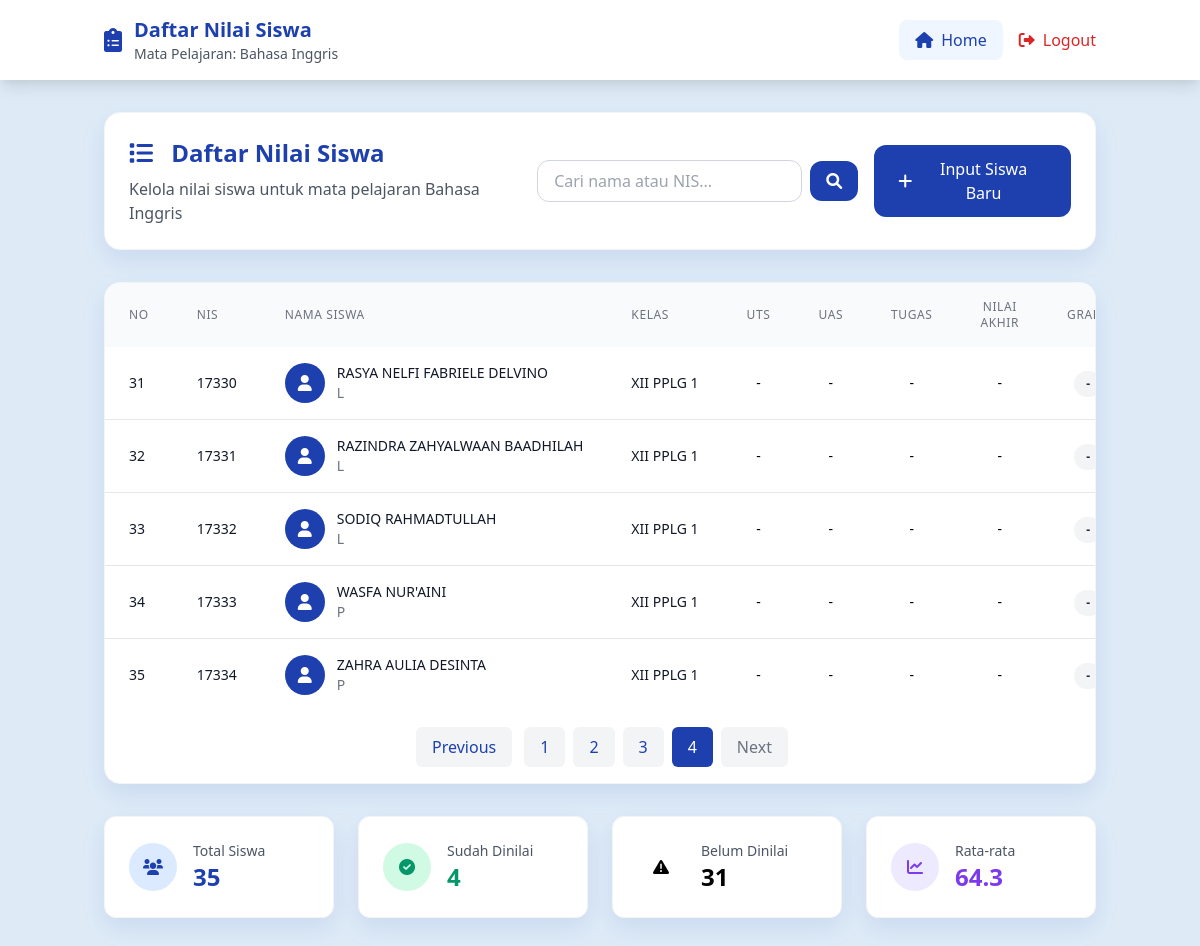
Screenshot of /nilai_siswaa.php?page=4 (signed in) with the database file from the repository.
### tables this page shows
CREATE TABLE `mata_pelajaran` (
  `id` int(11) NOT NULL,
  `nama_mapel` varchar(50) NOT NULL
);

CREATE TABLE `siswa` (
  `nis` varchar(10) NOT NULL,
  `nama` varchar(100) NOT NULL,
  `jenis_kelamin` char(1) NOT NULL,
  `kelas` varchar(20) NOT NULL DEFAULT 'XII PPLG 1',
  `tahun_ajaran` varchar(20) NOT NULL DEFAULT '2054/2026'
);

### nilai_siswaa.php (the view, shortened to what this page needs)
<?php
require 'koneksi.php';
$id_mapel = $_SESSION['id_mapel'];
$mapel = $pdo->query("SELECT * FROM mata_pelajaran WHERE id = $id_mapel")->fetch();
$search = isset($_GET['search']) ? trim($_GET['search']) : '';
$limit = 10;
$page = isset($_GET['page']) && is_numeric($_GET['page']) ? (int)$_GET['page'] : 1;
$offset = ($page - 1) * $limit;
$count_query = "SELECT COUNT(*) FROM siswa s";
$stmt = $pdo->prepare($count_query);
$stmt->execute();
$total_records = $stmt->fetchColumn();
$total_pages = ceil($total_records / $limit);
$query = "SELECT s.*, n.uts, n.uas, n.tugas, n.na, n.grade, n.id as nilai_id
          FROM siswa s
          LEFT JOIN nilai n ON s.nis = n.nis AND n.id_mapel = :id_mapel";
$query .= " ORDER BY s.nama LIMIT :limit OFFSET :offset";
$stmt = $pdo->prepare($query);
$stmt->bindValue(':id_mapel', $id_mapel, PDO::PARAM_INT);
$stmt->bindValue(':limit', $limit, PDO::PARAM_INT);
$stmt->bindValue(':offset', $offset, PDO::PARAM_INT);
$stmt->execute();
$siswa_nilai = $stmt->fetchAll();
?>
<!DOCTYPE html>
<html lang="id">
<head>
    <link href="https://cdn.jsdelivr.net/npm/tailwindcss@2.2.19/dist/tailwind.min.css" rel="stylesheet">
    <link href="https://cdnjs.cloudflare.com/ajax/libs/font-awesome/6.0.0/css/all.min.css" rel="stylesheet">
</head>
<body class="bg-light-blue min-h-screen">
    <header class="bg-white shadow-lg">
        <div class="container mx-auto px-4 py-4">
            <div class="flex justify-between items-center">
                <div class="flex items-center space-x-3">
                    <i class="fas fa-clipboard-list text-2xl text-primary-blue"></i>
                    <div>
                        <h1 class="text-xl font-bold text-primary-blue">Daftar Nilai Siswa</h1>
                        <p class="text-gray-600 text-sm">Mata Pelajaran: <?php echo $mapel['nama_mapel']; ?></p>
                    </div>
                </div>
                <div class="flex items-center space-x-4">
                    <a href="home_guru.php" class="flex items-center text-primary-blue hover:text-blue-700 transition-all duration-300 bg-blue-50 px-4 py-2 rounded-lg">
                        <i class="fas fa-home mr-2"></i>
                        Home
                    </a>
                    <a href="logout.php" class="flex items-center text-red-600 hover:text-red-700 transition-all duration-300">
                        <i class="fas fa-sign-out-alt mr-2"></i>
                        Logout
                    </a>
                </div>
            </div>
        </div>
    </header>
    <main class="container mx-auto px-4 py-8">
        <div class="max-w-7xl mx-auto">
            <div class="bg-white rounded-2xl card-shadow p-6 border border-gray-100 mb-8">
                <div class="flex flex-col sm:flex-row justify-between items-start sm:items-center">
                    <div>
                        <h2 class="text-2xl font-bold text-primary-blue mb-2">
                            <i class="fas fa-list mr-3"></i>
                            Daftar Nilai Siswa
                        </h2>
                        <p class="text-gray-600">
                            Kelola nilai siswa untuk mata pelajaran <?php echo $mapel['nama_mapel']; ?>
                        </p>
                    </div>
                    <div class="mt-4 sm:mt-0 flex space-x-4">
                        <form method="GET" class="flex items-center">
                            <input
                                type="text"
                                name="search"
                                value="<?php echo htmlspecialchars($search); ?>"
                                placeholder="Cari nama atau NIS..."
                                class="px-4 py-2 border border-gray-300 rounded-xl focus:outline-none input-focus transition-all duration-300"
                            >
                            <button
                                type="submit"
                                class="ml-2 bg-primary-blue text-white px-4 py-2 rounded-xl hover:bg-blue-700 transition-all duration-300 btn-hover"
                            >
                                <i class="fas fa-search"></i>
                            </button>
                        </form>
                        <button id="openModalBtn" class="bg-primary-blue text-white px-6 py-3 rounded-xl hover:bg-blue-700 transition-all duration-300 btn-hover inline-flex items-center">
                            <i class="fas fa-plus mr-2"></i>
                            Input Siswa Baru
                        </button>
                    </div>
                </div>
            </div>
            <div class="bg-white rounded-2xl card-shadow border border-gray-100 overflow-hidden">
                <div class="overflow-x-auto">
                    <table class="w-full">
                        <thead class="bg-gray-50">
                            <tr>
                                <th class="px-6 py-4 text-left text-xs font-medium text-gray-500 uppercase tracking-wider">No</th>
                                <th class="px-6 py-4 text-left text-xs font-medium text-gray-500 uppercase tracking-wider">NIS</th>
                                <th class="px-6 py-4 text-left text-xs font-medium text-gray-500 uppercase tracking-wider">Nama Siswa</th>
                                <th class="px-6 py-4 text-left text-xs font-medium text-gray-500 uppercase tracking-wider">Kelas</th>
                                <th class="px-6 py-4 text-center text-xs font-medium text-gray-500 uppercase tracking-wider">UTS</th>
                                <th class="px-6 py-4 text-center text-xs font-medium text-gray-500 uppercase tracking-wider">UAS</th>
                                <th class="px-6 py-4 text-center text-xs font-medium text-gray-500 uppercase tracking-wider">Tugas</th>
                                <th class="px-6 py-4 text-center text-xs font-medium text-gray-500 uppercase tracking-wider">Nilai Akhir</th>
                                <th class="px-6 py-4 text-center text-xs font-medium text-gray-500 uppercase tracking-wider">Grade</th>
                            </tr>
                        </thead>
                        <tbody class="bg-white divide-y divide-gray-200">
                            <?php foreach ($siswa_nilai as $index => $siswa) : ?>
                                <tr class="table-hover transition-colors duration-200">
                                    <td class="px-6 py-4 whitespace-nowrap text-sm font-medium text-gray-900">
                                        <?php echo $offset + $index + 1; ?>
                                    </td>
                                    <td class="px-6 py-4 whitespace-nowrap text-sm text-gray-900">
                                        <?php echo $siswa['nis']; ?>
                                    </td>
                                    <td class="px-6 py-4 whitespace-nowrap">
                                        <div class="flex items-center">
                                            <div class="w-10 h-10 bg-primary-blue rounded-full flex items-center justify-center mr-3">
                                                <i class="fas fa-user text-white"></i>
                                            </div>
                                            <div>
                                                <div class="text-sm font-medium text-gray-900"><?php echo $siswa['nama']; ?></div>
                                                <div class="text-sm text-gray-500"><?php echo $siswa['jenis_kelamin']; ?></div>
                                            </div>
                                        </div>
                                    </td>
                                    <td class="px-6 py-4 whitespace-nowrap text-sm text-gray-900">
                                        <?php echo $siswa['kelas']; ?>
                                    </td>
                                    <td class="px-6 py-4 whitespace-nowrap text-sm text-center">
                                        <?php echo $siswa['uts'] ? number_format($siswa['uts'], 1) : '-'; ?>
                                    </td>
                                    <td class="px-6 py-4 whitespace-nowrap text-sm text-center">
                                        <?php echo $siswa['uas'] ? number_format($siswa['uas'], 1) : '-'; ?>
                                    </td>
                                    <td class="px-6 py-4 whitespace-nowrap text-sm text-center">
                                        <?php echo $siswa['tugas'] ? number_format($siswa['tugas'], 1) : '-'; ?>
                                    </td>
                                    <td class="px-6 py-4 whitespace-nowrap text-sm text-center font-medium">
                                        <?php echo $siswa['na'] ? number_format($siswa['na'], 1) : '-'; ?>
                                    </td>
                                    <td class="px-6 py-4 whitespace-nowrap text-center">
                                        <?php if ($siswa['grade']) : ?>
                                            <span class="grade-badge
                                                <?php
                                                    echo $siswa['grade'] == 'A' ? 'bg-green-100 text-green-800' :
                                                        ($siswa['grade'] == 'B' ? 'bg-blue-100 text-blue-800' :
                                                        ($siswa['grade'] == 'C' ? 'bg-yellow-100 text-yellow-800' :
                                                        ($siswa['grade'] == 'D' ? 'bg-orange-100 text-orange-800' : 'bg-red-100 text-red-800')));
                                                ?>">
                                                <?php echo $siswa['grade']; ?>
                                            </span>
                                        <?php else : ?>
                                            <span class="grade-badge bg-gray-100 text-gray-800">-</span>
                                        <?php endif; ?>
                                    </td>
                                </tr>
                            <?php endforeach; ?>
                        </tbody>
                    </table>
                </div>
                <div class="p-4 flex justify-center items-center space-x-2">
                    <?php if ($page > 1) : ?>
                        <a href="?page=<?php echo $page - 1; ?><?php echo $search ? '&search=' . urlencode($search) : ''; ?>"
                           class="pagination-link">Previous</a>
                    <?php else : ?>
                        <span class="pagination-link disabled">Previous</span>
                    <?php endif; ?>
                    <?php for ($i = 1; $i <= $total_pages; $i++) : ?>
                        <a href="?page=<?php echo $i; ?><?php echo $search ? '&search=' . urlencode($search) : ''; ?>"
                           class="pagination-link <?php echo $i == $page ? 'active' : ''; ?>">
                            <?php echo $i; ?>
                        </a>
                    <?php endfor; ?>
                    <?php if ($page < $total_pages) : ?>
                        <a href="?page=<?php echo $page + 1; ?><?php echo $search ? '&search=' . urlencode($search) : ''; ?>"
                           class="pagination-link">Next</a>
                    <?php else : ?>
                        <span class="pagination-link disabled">Next</span>
                    <?php endif; ?>
                </div>
            </div>
            <div class="grid md:grid-cols-4 gap-6 mt-8">
                <div class="bg-white rounded-xl card-shadow p-6 border border-gray-100">
                    <div class="flex items-center">
                        <div class="bg-blue-100 w-12 h-12 rounded-full flex items-center justify-center mr-4">
                            <i class="fas fa-users text-primary-blue"></i>
                        </div>
                        <div>
                            <p class="text-gray-600 text-sm">Total Siswa</p>
                            <p class="text-2xl font-bold text-primary-blue"><?php echo $total_records; ?></p>
                        </div>
                    </div>
                </div>
                <div class="bg-white rounded-xl card-shadow p-6 border border-gray-100">
                    <div class="flex items-center">
                        <div class="bg-green-100 w-12 h-12 rounded-full flex items-center justify-center mr-4">
                            <i class="fas fa-check-circle text-green-600"></i>
                        </div>
                        <div>
                            <p class="text-gray-600 text-sm">Sudah Dinilai</p>
                            <p class="text-2xl font-bold text-green-600">
                                <?php
                                    $stmt = $pdo->prepare("SELECT COUNT(*) FROM siswa s JOIN nilai n ON s.nis = n.nis WHERE n.id_mapel = ?");
                                    $stmt->execute([$id_mapel]);
                                    echo $stmt->fetchColumn();
                                ?>
                            </p>
                        </div>
                    </div>
                </div>
                <div class="bg-white rounded-xl card-shadow p-6 border border-gray-100">
                    <div class="flex items-center">
                        <div class="bg-orange-100 w-12 h-12 rounded-full flex items-center justify-center mr-4">
                            <i class="fas fa-exclamation-triangle text-orange-600"></i>
                        </div>
                        <div>
                            <p class="text-gray-600 text-sm">Belum Dinilai</p>
                            <p class="text-2xl font-bold text-orange-600">
                                <?php
                                    $stmt = $pdo->prepare("SELECT COUNT(*) FROM siswa s LEFT JOIN nilai n ON s.nis = n.nis AND n.id_mapel = ? WHERE n.id IS NULL");
                                    $stmt->execute([$id_mapel]);
                                    echo $stmt->fetchColumn();
                                ?>
                            </p>
                        </div>
                    </div>
                </div>
                <div class="bg-white rounded-xl card-shadow p-6 border border-gray-100">
                    <div class="flex items-center">
                        <div class="bg-purple-100 w-12 h-12 rounded-full flex items-center justify-center mr-4">
                            <i class="fas fa-chart-line text-purple-600"></i>
                        </div>
                        <div>
                            <p class="text-gray-600 text-sm">Rata-rata</p>
                            <p class="text-2xl font-bold text-purple-600">
                                <?php
                                    $stmt = $pdo->prepare("SELECT AVG(na) FROM nilai WHERE id_mapel = ?");
                                    $stmt->execute([$id_mapel]);
                                    $rata_rata = $stmt->fetchColumn();
                                    echo $rata_rata ? number_format($rata_rata, 1) : '0.0';
                                ?>
                            </p>
                        </div>
                    </div>
                </div>
            </div>
        </div>
    </main>
</body>
</html>

### nilai_siswaa.php (style rules this page uses)
.bg-light-blue { background-color: #DEEBF7; }
.text-primary-blue { color: #1E40AF; }
.bg-primary-blue { background-color: #1E40AF; }
.card-shadow { box-shadow: 0 10px 25px rgba(30, 64, 175, 0.1); }
.grade-badge { display: inline-block; padding: 0.25rem 0.75rem; border-radius: 9999px; font-size: 0.75rem; font-weight: 600; }
.pagination-link { padding: 0.5rem 1rem; margin: 0 0.25rem; border-radius: 0.375rem; background-color: #f3f4f6; color: #1E40AF; transition: all 0.3s; }
.pagination-link.active { background-color: #1E40AF; color: white; }
.pagination-link.disabled { color: #6b7280; pointer-events: none; }

### rows the page displays
mata_pelajaran: nama_mapel "Bahasa Inggris"
siswa: index "31", nis "17330", nama "RASYA NELFI FABRIELE DELVINO", jenis_kelamin "L", kelas "XII PPLG 1"
siswa: index "32", nis "17331", nama "RAZINDRA ZAHYALWAAN BAADHILAH", jenis_kelamin "L", kelas "XII PPLG 1"
siswa: index "33", nis "17332", nama "SODIQ RAHMADTULLAH", jenis_kelamin "L", kelas "XII PPLG 1"
siswa: index "34", nis "17333", nama "WASFA NUR'AINI", jenis_kelamin "P", kelas "XII PPLG 1"
siswa: index "35", nis "17334", nama "ZAHRA AULIA DESINTA", jenis_kelamin "P", kelas "XII PPLG 1"

### other values shown
$total_records "35"
$stmt->fetchColumn() "4"
$stmt->fetchColumn() "31"
$rata_rata "64.3"
